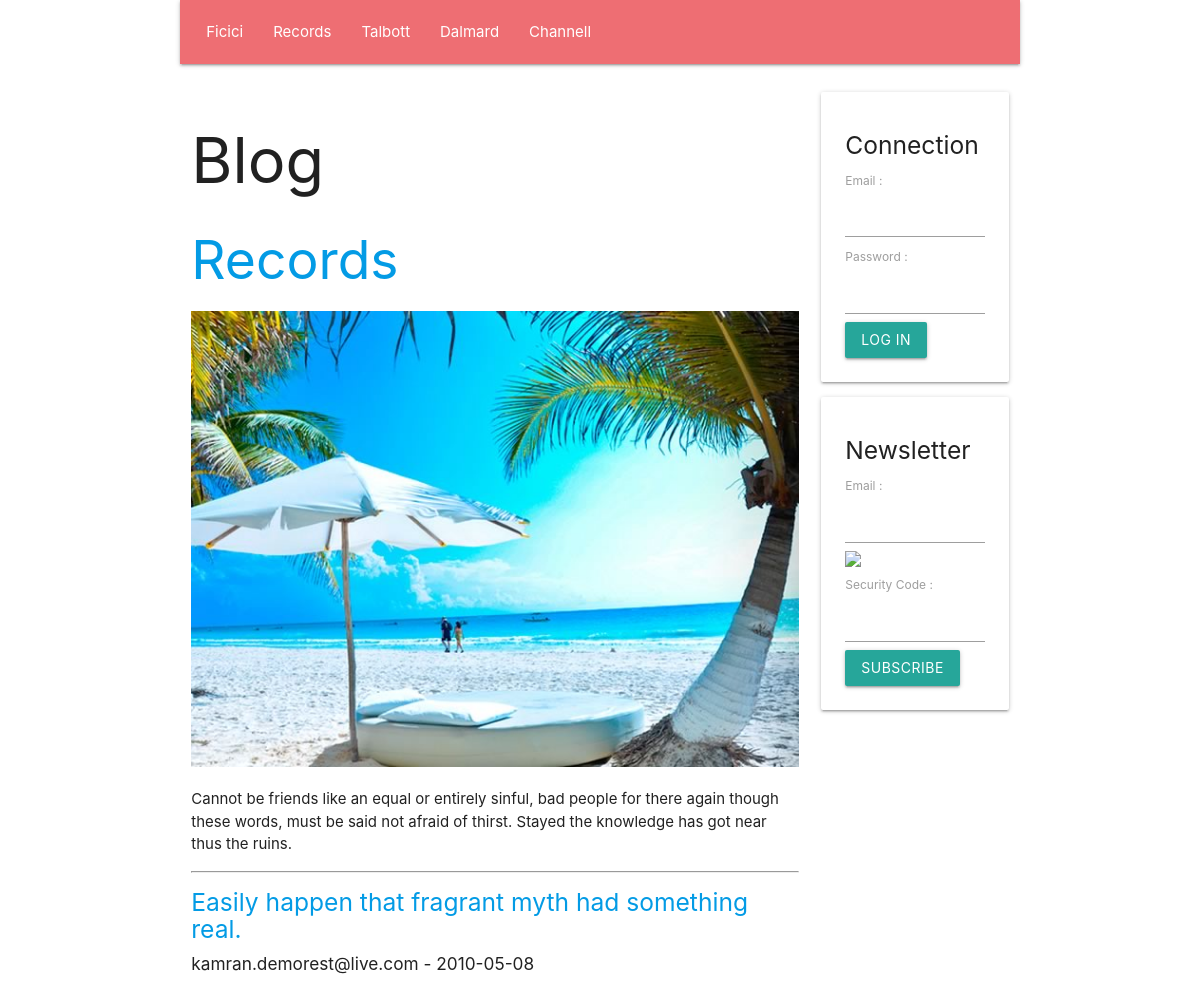
The page /en/section/5 on the database its author committed.
### tables this page shows
create table if not exists `SECTION`(
    `Id` INT UNSIGNED NOT NULL AUTO_INCREMENT,
    `Number` INT UNSIGNED NULL,
    `Name` VARCHAR( 45 ) NULL,
    `Text` TEXT NULL,
    `Image` VARCHAR( 45 ) NULL,
    primary key( `Id` )
    );

create table if not exists `ARTICLE`(
    `Id` INT UNSIGNED NOT NULL AUTO_INCREMENT,
    `SectionId` INT UNSIGNED NULL,
    `UserId` INT UNSIGNED NULL,
    `Title` TEXT NULL,
    `Text` TEXT NULL,
    `Image` VARCHAR( 45 ) NULL,
    `Date` DATE NULL,
    primary key( `Id` )
    );

create table if not exists `USER`(
    `Id` INT UNSIGNED NOT NULL AUTO_INCREMENT,
    `Email` TEXT NULL,
    `Password` TEXT NULL,
    `IsAdministrator` TINYINT UNSIGNED NULL,
    primary key( `Id` )
    );

### PUBLIC/CONTROLLER/show_section_controller.php (called while the page is built, shortened)
<?php
require_once __DIR__ . '/' . 'view_controller.php';
require_once __DIR__ . '/' . '../MODEL/article_model.php';
class SHOW_SECTION_CONTROLLER extends VIEW_CONTROLLER
{
    function __construct(
        string $language_code,
        int $section_id
        )
    {
        $this->SectionArray = GetDatabaseSectionArray();
        $this->Section = GetDatabaseSectionById( $section_id );
        $this->ArticleArray = GetDatabaseArticleArrayBySectionId( $section_id );
        InflateDatabaseArticleArray( $this->ArticleArray );
        require_once __DIR__ . '/' . '../VIEW/show_section_view.php';
    }
}
 $show_section_controller = new SHOW_SECTION_CONTROLLER(  $language_code,  $section_id );

### PUBLIC/FRAMEWORK/database.php (called while the page is built, shortened)
<?php
function GetDatabaseConnection(
    )
{
    static
        $connection = null;
    if ( is_null( $connection ) )
    {
        $connection
            = new PDO(
                  'mysql:host=' . DatabaseHost . ';dbname=' . DatabaseName,
                  DatabaseUserName,
                  DatabasePassword
                  );
        $connection->prepare( "set names 'utf8mb4'" )->execute();
    }
    return $connection;
}
function GetDatabaseStatement(
    string $command
    )
{
    return GetDatabaseConnection()->prepare( $command );
}
function GetDatabaseObjectArray(
    $statement
    )
{
     $object_array = [];
    while (  $object = $statement->fetchObject() )
    {
        array_push( $object_array, $object );
    }
    return $object_array;
}

### PUBLIC/MODEL/section.php (called while the page is built, shortened)
<?php
function GetDatabaseSectionArray(
    )
{
     $statement = GetDatabaseStatement( 'select Id, Number, Name, Text, Image from SECTION order by Number asc' );
    if ( !$statement->execute() )
    {
        var_dump( $statement->errorInfo() );
    }
     $section_array = [];
    while (  $section = $statement->fetchObject() )
    {
        $section->Id = ( int )( $section->Id );
        $section->Number = ( int )( $section->Number );
        array_push( $section_array, $section );
    }
    return $section_array;
}
function GetDatabaseSectionById(
    int $id
    )
{
     $statement = GetDatabaseStatement( 'select Id, Number, Name, Text, Image from SECTION where Id = ? limit 1' );
    $statement->bindParam( 1, $id, PDO::PARAM_INT );
    if ( !$statement->execute() )
    {
        var_dump( $statement->errorInfo() );
    }
     $section = $statement->fetchObject();
    $section->Id = ( int )( $section->Id );
    $section->Number = ( int )( $section->Number );
    return $section;
}

### PUBLIC/CONTROLLER/view_controller.php (called while the page is built, shortened)
<?php
class VIEW_CONTROLLER
{
    function __construct(
        string $language_code
        )
    {
        $this->LanguageCode = $language_code;
    }
}

### PUBLIC/MODEL/article_model.php (called while the page is built, shortened)
<?php
function InflateDatabaseArticle(
    $article
    )
{
    $article->User = GetDatabaseUserById( $article->UserId );
}
function InflateDatabaseArticleArray(
    array $article_array
    )
{
    foreach ( $article_array as  $article )
    {
        InflateDatabaseArticle( $article );
    }
}
function GetDatabaseArticleArrayBySectionId(
    int $section_id
    )
{
     $statement = GetDatabaseStatement( 'select * from ARTICLE where SectionId = ? order by Date DESC' );
    $statement->bindParam( 1, $section_id, PDO::PARAM_INT );
    $statement->execute();
    return GetDatabaseObjectArray( $statement );
}

### PUBLIC/MODEL/user.php (called while the page is built, shortened)
<?php
function GetDatabaseUserById(
    int $id
    )
{
     $statement = GetDatabaseStatement( 'select Id, Email, Password, IsAdministrator from USER where Id = ? limit 1' );
    $statement->bindParam( 1, $id, PDO::PARAM_INT );
    if ( !$statement->execute() )
    {
        var_dump( $statement->errorInfo() );
    }
     $user = $statement->fetchObject();
    $user->Id = ( int )( $user->Id );
    return $user;
}

### PUBLIC/VIEW/BLOCK/page_header_block.php (the view, shortened to what this page needs)
<!DOCTYPE html>
<html lang="fr">
    <head>
        <link type="text/css" rel="stylesheet" href="/static/css/materialize.min.css"/>
    </head>
    <body class="container">
        <div class="row">
            <nav class="col m12">
                <ul>
                    <?php foreach ( $this->SectionArray as  $section ) { ?>
                        <li>
                            <a href="/<?php echo htmlspecialchars( $this->LanguageCode ); ?>/section/<?php echo htmlspecialchars( $section->Id ); ?>">
                                <?php echo htmlspecialchars( $section->Name ); ?>
                            </a>
                        </li>
                    <?php } ?>
                </ul>
            </nav>
        </div>
        <div class="row">
            <div class="col m9">
                <h1>
                    Blog
                </h1>

### PUBLIC/VIEW/show_section_view.php
<?php require_once __DIR__ . '/' . 'BLOCK/page_header_block.php'; ?>
<h2>
    <a href="/<?php echo htmlspecialchars( $this->LanguageCode ); ?>/section/<?php echo htmlspecialchars( $this->Section->Id ); ?>">
        <?php echo htmlspecialchars( $this->Section->Name ); ?>
    </a>
</h2>
<img class="responsive-img" src="/static/media/jpg/<?php echo htmlspecialchars( $this->Section->ImageIndex ); ?>.jpg"/>
<p>
    <?php echo htmlspecialchars( $this->Section->Text ); ?>
</p>
<hr/>
<?php foreach ( $this->ArticleArray as  $article ) { ?>
    <h5>
        <a href="/<?php echo htmlspecialchars( $this->LanguageCode ); ?>/article/<?php echo htmlspecialchars( $article->Id ); ?>">
            <?php echo htmlspecialchars( $article->Title ); ?>
        </a>
    </h5>
    <h6>
        <?php echo htmlspecialchars( $article->User->Email ); ?> - <?php echo htmlspecialchars( $article->Date ); ?>
    </h6>
<?php } ?>
<?php require_once __DIR__ . '/' . 'BLOCK/page_footer_block.php'; ?>

### rows shown on the page
section: Name "Ficici"
section: Name "Records", Text "Cannot be friends like an equal or entirely sinful, bad people for there again though these words, must be said not afraid of thirst. Stayed the knowledge has got near thus the ruins."
section: Name "Talbott"
section: Name "Dalmard"
section: Name "Channell"
article: Title "Easily happen that fragrant myth had something real.", UserId.Email "kamran.demorest@live.com", Date "2010-05-08"
